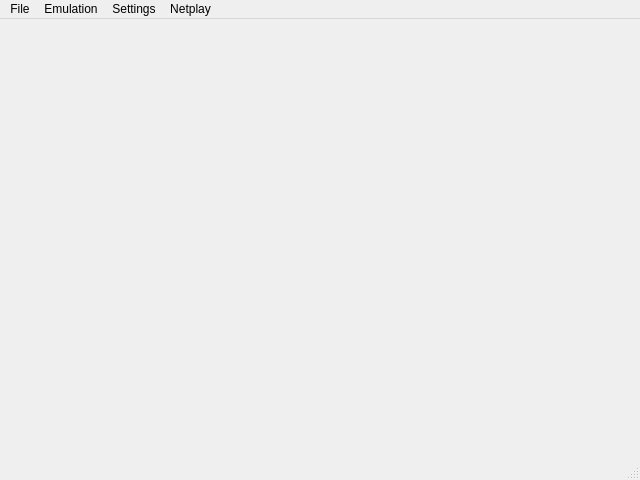
<?xml version="1.0" encoding="UTF-8"?>
<ui version="4.0">
 <class>MainWindow</class>
 <widget class="QMainWindow" name="MainWindow">
  <property name="geometry">
   <rect>
    <x>0</x>
    <y>0</y>
    <width>640</width>
    <height>480</height>
   </rect>
  </property>
  <property name="windowTitle">
   <string>mupen64plus</string>
  </property>
  <widget class="QWidget" name="centralWidget"/>
  <widget class="QMenuBar" name="menuBar">
   <property name="geometry">
    <rect>
     <x>0</x>
     <y>0</y>
     <width>640</width>
     <height>22</height>
    </rect>
   </property>
   <property name="nativeMenuBar">
    <bool>true</bool>
   </property>
   <widget class="QMenu" name="menuFile">
    <property name="title">
     <string>File</string>
    </property>
    <addaction name="actionOpen_ROM"/>
    <addaction name="actionSave_State"/>
    <addaction name="actionLoad_State"/>
    <addaction name="actionSave_State_To"/>
    <addaction name="actionLoad_State_From"/>
    <addaction name="separator"/>
    <addaction name="actionTake_Screenshot"/>
    <addaction name="separator"/>
    <addaction name="actionExit"/>
   </widget>
   <widget class="QMenu" name="menuSettings">
    <property name="title">
     <string>Settings</string>
    </property>
    <addaction name="actionPlugin_Paths"/>
    <addaction name="actionPlugin_Settings"/>
    <addaction name="actionController_Configuration"/>
   </widget>
   <widget class="QMenu" name="menuEmulation">
    <property name="title">
     <string>Emulation</string>
    </property>
    <addaction name="actionToggle_Fullscreen"/>
    <addaction name="separator"/>
    <addaction name="actionMute"/>
    <addaction name="separator"/>
    <addaction name="actionPause_Game"/>
    <addaction name="actionStop_Game"/>
    <addaction name="actionHard_Reset"/>
    <addaction name="actionSoft_Reset"/>
    <addaction name="actionToggle_Speed_Limiter"/>
    <addaction name="separator"/>
    <addaction name="actionView_Log"/>
   </widget>
   <widget class="QMenu" name="menuNetplay">
    <property name="title">
     <string>Netplay</string>
    </property>
    <addaction name="actionCreate_Room"/>
    <addaction name="actionJoin_Room"/>
    <addaction name="actionOpen_Discord_Channel"/>
    <addaction name="actionSupport_on_Patreon"/>
   </widget>
   <addaction name="menuFile"/>
   <addaction name="menuEmulation"/>
   <addaction name="menuSettings"/>
   <addaction name="menuNetplay"/>
  </widget>
  <widget class="QStatusBar" name="statusBar"/>
  <action name="actionOpen_ROM">
   <property name="text">
    <string>Open ROM</string>
   </property>
  </action>
  <action name="actionExit">
   <property name="text">
    <string>Exit</string>
   </property>
  </action>
  <action name="actionPlugin_Paths">
   <property name="text">
    <string>Plugin and Path Selection</string>
   </property>
  </action>
  <action name="actionStop_Game">
   <property name="text">
    <string>Stop Game (Escape)</string>
   </property>
  </action>
  <action name="actionPlugin_Settings">
   <property name="text">
    <string>Core and Video Settings</string>
   </property>
  </action>
  <action name="actionOpen_Recent">
   <property name="text">
    <string>Open Recent</string>
   </property>
  </action>
  <action name="actionSave_State">
   <property name="text">
    <string>Save State (F5)</string>
   </property>
  </action>
  <action name="actionLoad_State">
   <property name="text">
    <string>Load State (F7)</string>
   </property>
  </action>
  <action name="actionChange_State_Slot">
   <property name="text">
    <string>Change State Slot</string>
   </property>
  </action>
  <action name="actionSave_State_To">
   <property name="text">
    <string>Save State To...</string>
   </property>
  </action>
  <action name="actionLoad_State_From">
   <property name="text">
    <string>Load State From...</string>
   </property>
  </action>
  <action name="actionTake_Screenshot">
   <property name="text">
    <string>Take Screenshot (F12)</string>
   </property>
  </action>
  <action name="actionPause_Game">
   <property name="text">
    <string>Pause/Resume Game (p)</string>
   </property>
  </action>
  <action name="actionMute">
   <property name="text">
    <string>Mute/Unmute (m)</string>
   </property>
  </action>
  <action name="actionHard_Reset">
   <property name="text">
    <string>Hard Reset</string>
   </property>
  </action>
  <action name="actionSoft_Reset">
   <property name="text">
    <string>Soft Reset (F9)</string>
   </property>
  </action>
  <action name="actionToggle_Fullscreen">
   <property name="text">
    <string>Toggle Fullscreen (Alt + Return)</string>
   </property>
  </action>
  <action name="actionController_Configuration">
   <property name="text">
    <string>Controller Configuration</string>
   </property>
  </action>
  <action name="actionToggle_Speed_Limiter">
   <property name="text">
    <string>Toggle Speed Limiter</string>
   </property>
  </action>
  <action name="actionView_Log">
   <property name="text">
    <string>View Log</string>
   </property>
  </action>
  <action name="actionCreate_Room">
   <property name="text">
    <string>Create Room</string>
   </property>
  </action>
  <action name="actionJoin_Room">
   <property name="text">
    <string>Join Room</string>
   </property>
  </action>
  <action name="actionSupport_on_Patreon">
   <property name="text">
    <string>Support on Patreon</string>
   </property>
  </action>
  <action name="actionOpen_Discord_Channel">
   <property name="text">
    <string>Join Discord Channel</string>
   </property>
  </action>
 </widget>
 <layoutdefault spacing="6" margin="11"/>
 <resources/>
 <connections/>
</ui>
